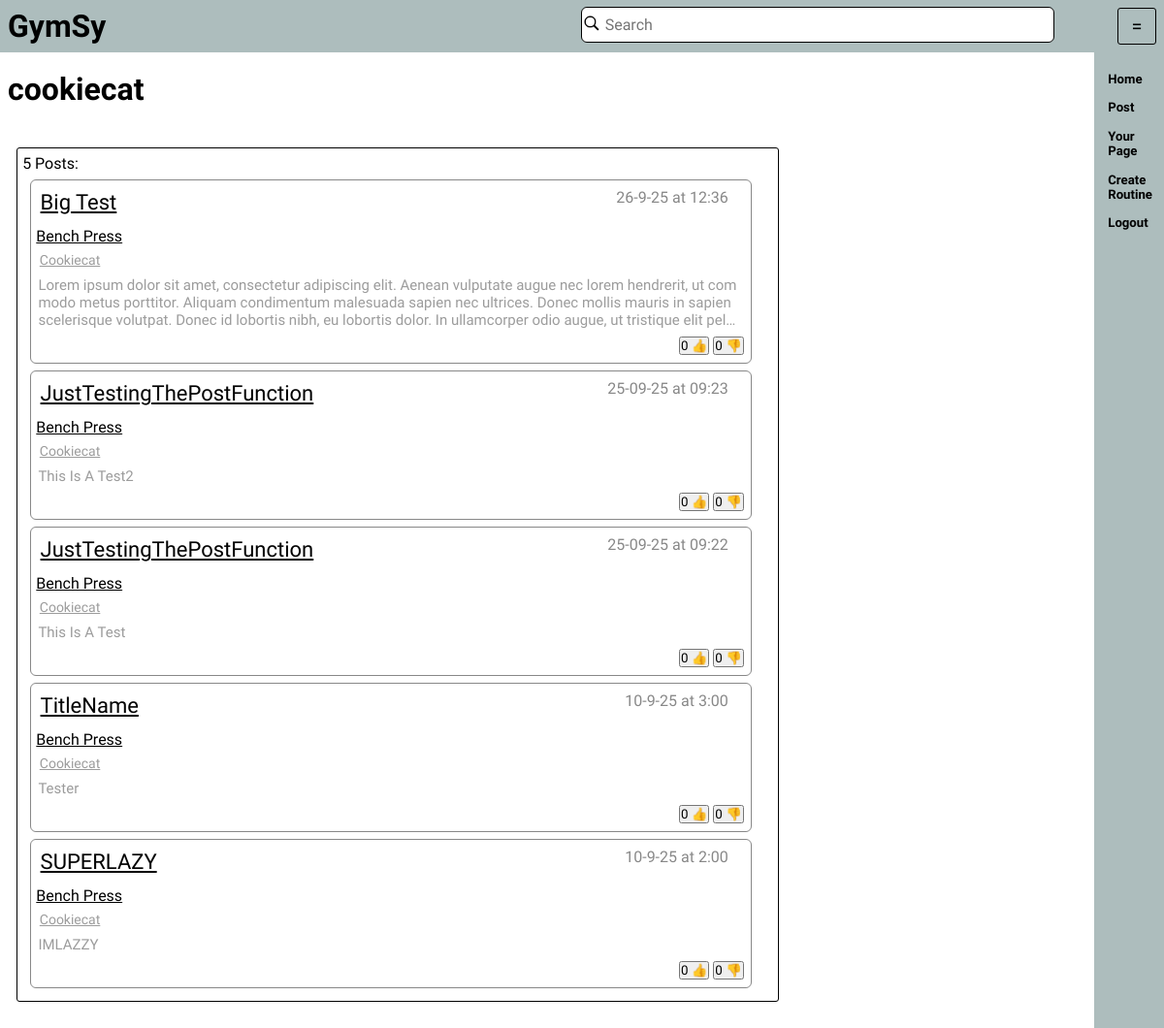
Page /users/cookiecat on the committed database.
### tables this page shows
CREATE TABLE "Account" (
	"AccountID"	INTEGER UNIQUE,
	"Name"	TEXT,
	"Username"	TEXT UNIQUE,
	"Password"	TEXT,
	"Admin"	INTEGER,
	PRIMARY KEY("AccountID")
);

CREATE TABLE "Post" (
	"PostID"	INTEGER UNIQUE,
	"PostContent"	TEXT,
	"ExcersiseID"	INTEGER,
	"AccountID"	INTEGER,
	"Title"	TEXT,
	"Date"	TEXT,
	"Time"	TEXT,
	"Parent"	INTEGER,
	PRIMARY KEY("PostID"),
	FOREIGN KEY("AccountID") REFERENCES "Account"("AccountID"),
	FOREIGN KEY("ExcersiseID") REFERENCES "Excersise"("ExcersiseID")
);

### app.py (the view)
@app.route("/users/<user>")
def ShowUser(user):
    Id = cache.get("id")
    userData = DatabaseHandler.GetPostsFromUser(user)
    userID = DatabaseHandler.GetIdFromUsername(user)
    ExcersiseLists = DatabaseHandler.GetExcersiseLists(int(userID))
    if userID is None:
        return app.redirect("/home",302)
    return render_template("User.html",ID = Id,
                           Username=DatabaseHandler.GetUsernameFromID(Id),
                           UserName = user,
                            data = userData,
                           exList=ExcersiseLists
                            )

### Database/DatabaseHandler.py (called while the page is built, shortened)
def GetPostsFromUser(Username: str):
    with sqlite3.connect("Database/GymsyDatabase.db") as Connection:
        Cursor = Connection.cursor()
        Result = Cursor.execute(SqlCommands.GetPostsFromUserName.ReturnQuery([Username,Username])).fetchall()
        return Result

def GetUsernameFromID(ID: int ):
    with sqlite3.connect("Database/GymsyDatabase.db") as Connection:
        Cursor = Connection.cursor()
        try:
            Result = Cursor.execute(SqlCommands.GetUsernameFromID.ReturnQuery(ID)).fetchone()
        except:
            return None
        if Result is not None:
            return Result[0]
        return Result

def GetIdFromUsername(User:str):
    with sqlite3.connect("Database/GymsyDatabase.db") as Connection:
        Cursor = Connection.cursor()
        Result = Cursor.execute(SqlCommands.GetIDFromUserName.ReturnQuery(User)).fetchone()
        if Result is not None:
            return Result[0]
        return Result

def GetExcersiseLists(UserID:int):
    with sqlite3.connect("Database/GymsyDatabase.db") as Connection:
        Cursor = Connection.cursor()
        AllLists = Cursor.execute(SqlCommands.GetExcersiseListsFromID.ReturnQuery([UserID])).fetchall()
        return None

### Database/SqlCommands.py (called while the page is built)
    def ReturnQuery(self,NewContent: list = []):
        if type(NewContent) != list:
            NewContent = [NewContent]
        if len(NewContent) == len(self.Additions):
            return self.Query.format(*NewContent)
        else:
            print(NewContent, self.Additions)
            return "ERROR building Query"

### app.py (called while the page is built)
@app.after_request
def after_request(response):
    response.headers["Cache-Control"] = "no-cache, no-store, must-revalidate,public, max-age=0"
    response.headers['X-UA-Compatible'] = 'IE=Edge,chrome=1'
    response.cache_control.max_age = 0
    return response

### templates/User.html (shortened to what this page needs)
{% extends 'index.html' %}
{% block content %}
	  <h1>
	  {{UserName}}
	  </h1>
    <div style = "display: flex;align-items: start;flex-direction: row;">
        <div class = "postBlock" style = "width: 70%;border-radius: 3px;border: 1px solid #000000; margin: 2.5% 2.5% 2.5% 1%;">
            {{data|length}} Posts:
            {%for data in data%}
            <div class = "post" onclick="RedirectTo('/post/{{data[0]}}')" style = "width: 95%">
                <div class = "title">
                    <a class = "PostTitle" href = "/post/{{data[0]}}">{{data[1]}}</a>
                    <p style="margin-left: auto; margin-top: 0;color: #888888">{{data[9]}} at {{data[8]}}</p>
                </div>
                <a class = "ExcersiseTitleText" href = "/exercise/{{data[3]}}">{{data[6]}}</a>
                <div>
                    <a class = "postUsername" href = "/users/{{data[7]}}">{{data[7]}}</a>
                </div>
                {% if data[2]|length > 0 %}
                <div>
                    <p class="description">{{data[2]}}
                    </p>
                </div>
                {%endif%}
                <div class = "likeBar">
                    <button class = "likeButton" id="Like:{{data[0]}}"
                            onclick={%if ID == 0 %} "OpenPopUp('popUp');ChildClicked();" {%else%} "SendLike({{ID}}, 1,{{data[0]}});updateLikes('{{data[0]}}');ChildClicked();" {%endif%} >
                    {{data[4]}}&nbsp👍</button>
                    <button class = "likeButton" id="Dislike:{{data[0]}}"
                            onclick= {%if ID == 0 %} "OpenPopUp('popUp');ChildClicked();" {%else%} "SendLike({{ID}}, -1,{{data[0]}}); updateLikes('{{data[0]}}');ChildClicked();" {%endif%} >
                    {{data[5]}}&nbsp👎</button>
                </div>
            </div>
            {%endfor%}
        </div>
    </div>
{% endblock %}

### templates/static/styles/Style.css (style rules this page uses)
html { font-size: 16px; margin: 0; height: 100%; font-family: Reddit Sans,Tahoma, Verdana, sans-serif; overflow-x:hidden; }
body { overflow-x:hidden; margin: 0; background-color: #FFFFFF; height: 100%; display: flex; }
h1 { margin: 0.5rem; display: flex; color: #000000; }
p { margin: 1rem; color: #000000; display: flex; }
div { padding: 0.5% 0.5% 0.5% 0.5%; }
button { font-family: inherit }
div.post { display: flex; flex-direction: column; width: 70%; min-height: 1%; height: auto; border: thin solid #888888; border-radius: 6px; margin: 1%; text-overflow: revert; word-break: break-all; }
div.likeBar { margin-top: auto; margin-left: auto; }
a.ExcersiseTitleText { color: #000000; width: auto; font-size: min(1.8vmax,16px); text-decoration: underline; text-transform: capitalize; padding: 0.1em; }
a.PostTitle { color: #000000; width: auto; text-decoration: none; text-transform: capitalize; font-size: min(2.2vmax,22px); text-decoration: underline; padding: 0.1em; }
a.postUsername { margin-top: 1%; width: 70%; font-size: 14px; text-decoration: underline; text-transform: capitalize; color: #9c9c9c; padding: 0.1em; }
button.likeButton { padding: 0; }
div.title { display: flex; flex-direction: row; text-overflow: ellipsis; width: auto; margin-bottom: 0; }
p.description { margin: 0; color: #9c9c9c; font-size: min(1.3vmax,15px); display: -webkit-box; max-width: 99%; -webkit-line-clamp: 3; -webkit-box-orient: vertical; overflow: hidden; }

### rows in the picture
Account: Username "cookiecat"
Post: Title "Big Test", Date "26-9-25", Time "12:36", data "Bench Press", data "Cookiecat", PostContent "Lorem ipsum dolor sit amet, consectetur adipiscing elit. Aenean vulputate augue nec lorem hendrerit, ut commodo metus porttitor. Aliquam condimentum malesuada sapien nec ultrices. Donec mollis mauris in sapien scelerisque volutpat. Donec id lobortis nibh, eu lobortis dolor. In ullamcorper odio augue, ut tristique…", Parent "0"
Post: Title "JustTestingThePostFunction", Date "25-09-25", Time "09:23", data "Bench Press", data "Cookiecat", PostContent "This Is A Test2", Parent "0"
Post: Title "JustTestingThePostFunction", Date "25-09-25", Time "09:22", data "Bench Press", data "Cookiecat", PostContent "This Is A Test", Parent "0"
Post: Title "TitleName", Date "10-9-25", Time "3:00", data "Bench Press", data "Cookiecat", PostContent "Tester", Parent "0"
Post: Title "SUPERLAZY", Date "10-9-25", Time "2:00", data "Bench Press", data "Cookiecat", PostContent "IMLAZZY", Parent "0"

### other values in the picture
{{ data|length }} "5"
